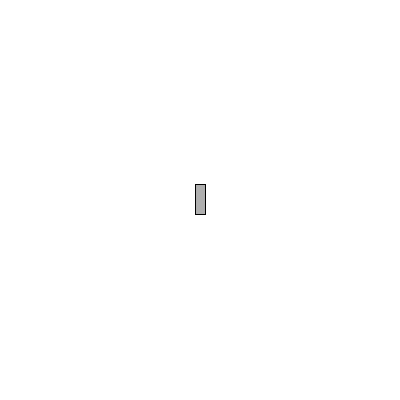
Frame 1 (no input)
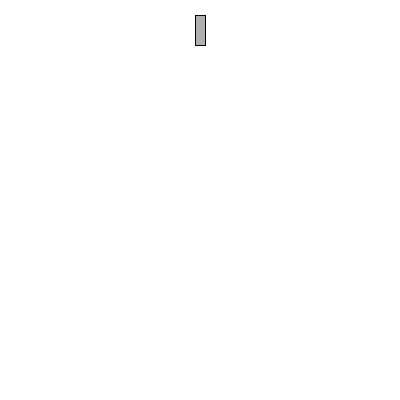
Frame 60 (the mouse pressed at the canvas centre just before this capture)
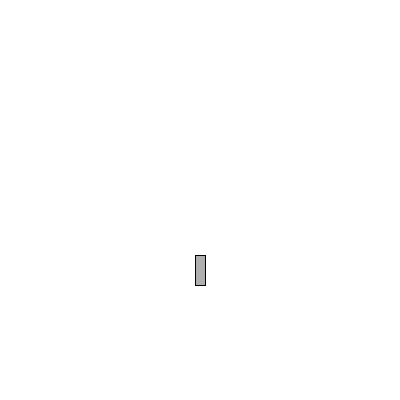
Frame 120 (the mouse held since frame 60 and released just before this capture)

The Processing sketch that drew these frames (run headless with seeded random() and noise(); from frame 60 on, the mouse is pressed at the canvas centre):

// Processing sketch: noc03_05_automobile_keyboard
// ── noc03_05_automobile_keyboard.pde
Mover mover;

void setup() {
  size(400,400);
  smooth();
  background(255);
  mover =new Mover();
}

void draw() {  
  background(255);
    
  mover.update();
  mover.checkEdges();
  mover.display();    
}

void keyPressed() {
  if (keyCode == LEFT) {    
    mover.addLeftAccel();
  } else if (keyCode == RIGHT) {
    mover.addRightAccel();
  }
}
// ── Mover.pde
class Mover {
  
  PVector location;
  PVector velocity;
  PVector acceleration;
   
  float topSpeed;
  
  Mover() {
    location = new PVector(width/2,height/2);
    velocity = new PVector(0,0);
    acceleration =new PVector(0,-1.0);    
    
    topSpeed = 4;
  }
  
  void addLeftAccel() {
    float angle = 30;
    float x = cos(angle*PI/180)*acceleration.x + sin(angle*PI/180)*acceleration.y;
    float y = -sin(angle*PI/180)*acceleration.x + cos(angle*PI/180)*acceleration.y;
    acceleration.x = x;
    acceleration.y = y;
  }
  
  void addRightAccel() {
    float angle = -30;
    float x = cos(angle*PI/180)*acceleration.x + sin(angle*PI/180)*acceleration.y;
    float y = -sin(angle*PI/180)*acceleration.x + cos(angle*PI/180)*acceleration.y;
    acceleration.x = x;
    acceleration.y = y;
  }
    
  void update(){
    velocity.add(acceleration);
    velocity.limit(topSpeed);
    location.add(velocity);
  }
  
  void display() {
    
    float angle = atan(velocity.y / velocity.x);
    stroke(0);
    fill(175);
    pushMatrix();
    rectMode(CENTER);
    translate(location.x, location.y);
    rotate(angle);
    rect(0,0,30,10);
    popMatrix();   
    
    
  }
  
  void checkEdges() {
    if (location.x > width) {
      velocity.x *= -1.0;
      acceleration.x *= -1.0;
    } else if (location.x < 0) {
      velocity.x *= -1.0;
      acceleration.x *= -1.0;
    }
    
    if (location.y > height) {
      velocity.y *= -1.0;
      acceleration.y *= -1.0;
      
    } else if (location.y < 0) {
      velocity.y *= -1.0;
      acceleration.y *= -1.0;
    }    
  }
    
}
